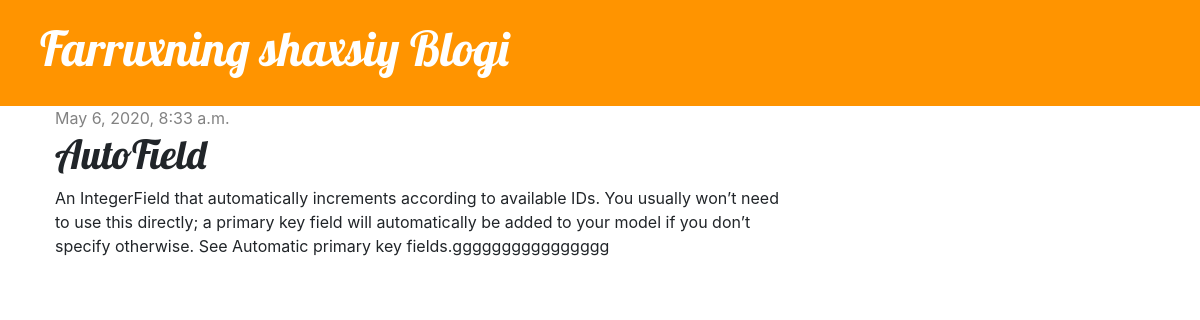
/post/1, run on the app's committed database.
### blog/models.py (models this page shows, shortened)
class Post(models.Model):
    author = models.ForeignKey(settings.AUTH_USER_MODEL, on_delete=models.CASCADE)
    title = models.CharField(max_length=200)
    text = models.TextField()
    created_date = models.DateTimeField(default=timezone.now)
    published_date = models.DateTimeField(blank=True, null=True)

### blog/views.py (the view)
# urls.py: path('post/<int:pk>', views.post_detail, name='post_detail'),
def post_detail(request, pk):
    post = get_object_or_404(Post, pk=pk)
    return render(request, 'blog/post_detail.html', {'post': post})

### blog/templates/blog/post_detail.html (shortened to what this page needs)
{% extends 'blog/base.html' %}
{% block content %}
<div class="post">
    {% if post.published_date %}
    <div class="date">
        {{ post.published_date }}
    </div>
    {% endif %}
    <h1>{{ post.title }}</h1>
    <p>{{ post.text|linebreaksbr }}</p>
</div>
{% endblock %}

### blog/static/css/blog.css (style rules this page uses)
h1, h2, h3, h4 { font-family: 'Lobster', cursive; }
.date { color: #828282; }
.post { margin-bottom: 70px; }

### data on the page
Post: published_date "May 6, 2020, 8:33 a.m.", title "AutoField", text "An IntegerField that automatically increments according to available IDs. You usually won’t need to use this directly; a primary key field will automatically be added to your model if you don’t specify otherwise. See Automatic primary key fields.gggggggggggggggg"
